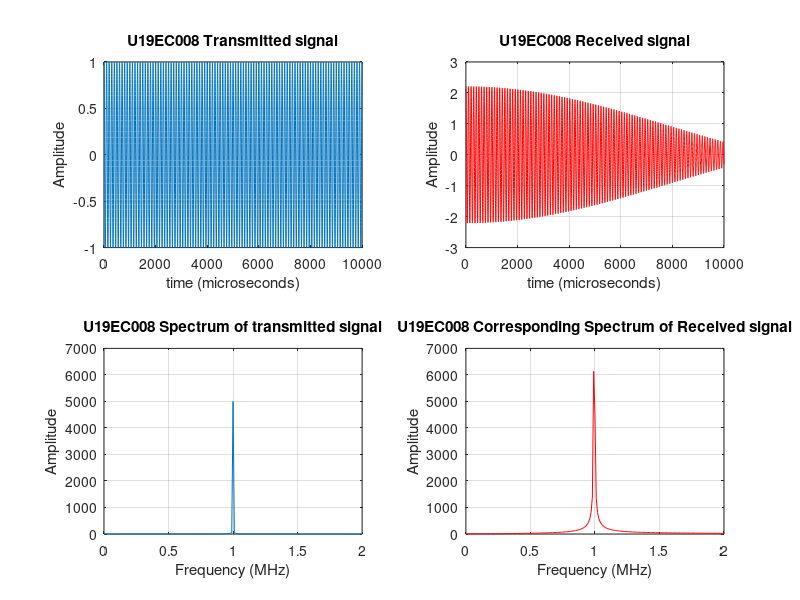
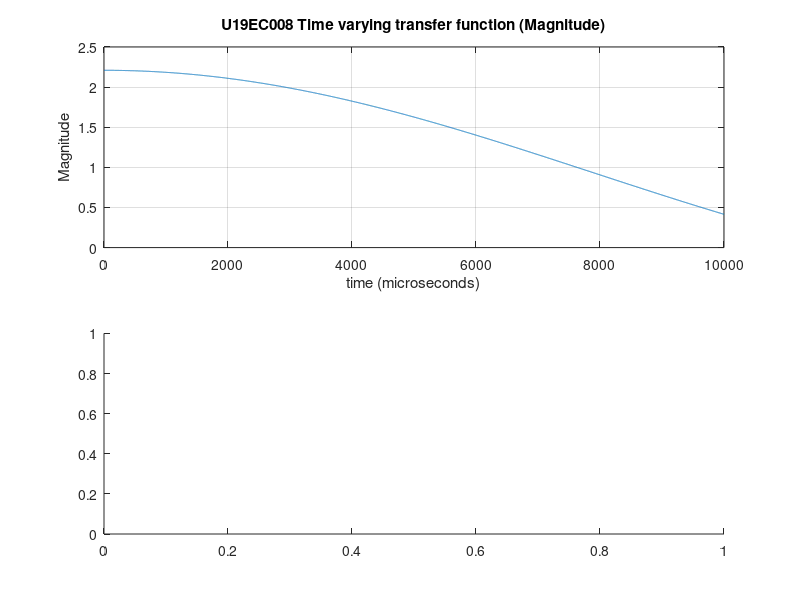

Write MATLAB code to recreate these figures, in order. (Note: this script raises an error after producing the figures.)
% LAB04 U19EC008 
% Doppler Spread Slow Spreading 

clc;
clear all;
close all;

Tau0 =0;
% f is in MHz and sampling time is in microseconds
f=1;
% Number of Multipaths
nop = 4;

% Rate at which the delay is changing
Tauj = [0.0042 0.0098 0.0030 0.0070];
% Attenuation of Individual Paths
BETA = [0.2961 0.4228 0.5479 0.9427];

% Actual shift in the frequency
fshift=[];
for j=1:1:nop
    fshift(j)=abs(f-Tauj(j));
end

% Received Signal
rxsignal =[];
%  time varying transfer function at f
tvtf = [];

t = 0:(0.01):100;

% Transmitted Signal
txsignal = cos(2*pi*f*t);

for t =0:(0.01):100
    temp = 0;
    tf = 0;
    for p=1:1:nop
        temp = temp+ BETA(p)*cos(2*pi*fshift(p)*t);  %1.11
        tf = tf+BETA(p)*exp(-1i*2*pi*f*Tau0)*exp(-1i*2*pi*f*Tauj(p)*t); % 1.9
    end
    rxsignal = [rxsignal temp];
    tvtf = [tvtf tf];
end

% PLOTS

figure(1)
subplot(2,2,1)
plot(txsignal)
xlim([0 10000])
title('U19EC008 Transmitted signal');
xlabel('time (microseconds)');
ylabel('Amplitude');
grid on;


subplot(2,2,2)
fre = (0:1:length(rxsignal)-1)/100;
plot(real(rxsignal),'r')
xlim([0 10000])
title('U19EC008 Received signal');
xlabel('time (microseconds)');
ylabel('Amplitude');
grid on;


subplot(2,2,3)
plot(fre, abs(fft(txsignal)));
xlim([0 2])
ylim([0 7000])
title('U19EC008 Spectrum of transmitted signal');
xlabel('Frequency (MHz)');
ylabel('Amplitude');
grid on;


subplot(2,2,4)
plot(fre, abs(fft(real(rxsignal))), 'r');
xlim([0 2])
ylim([0 7000])
title('U19EC008 Corresponding Spectrum of Received signal');
xlabel('Frequency (MHz)');
ylabel('Amplitude');
grid on;


figure(2);
subplot(2,1,1)
plot(abs(tvtf));
xlim([0 10000])
title('U19EC008 Time varying transfer function (Magnitude)');
xlabel('time (microseconds)');
ylabel('Magnitude');
grid on;

subplot(2,1,2)
plot(phase(tvtf));
xlim([0 10000])
title('U19EC008 Time varying transfer function (Phase)');
xlabel('time (microseconds)');
ylabel('Phase');
grid on;

